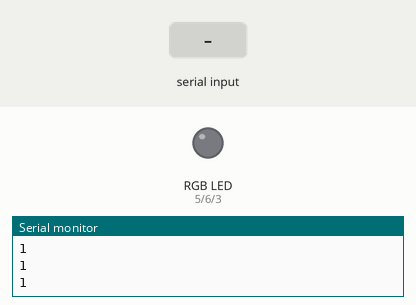
This sketch was run on a simulated Arduino Uno, built with avr-gcc and run on an emulated ATmega328P. On the bench: an RGB LED mixed from three pins (HIGH = lit), the last lines printed to the serial monitor. The test bench sets the inputs (shaded band). Dim RGB values are drawn brighter than linear.

Above: at 1.0 s.
1.1 s: "90,45,200\n" received over Serial
At 2.0 s:
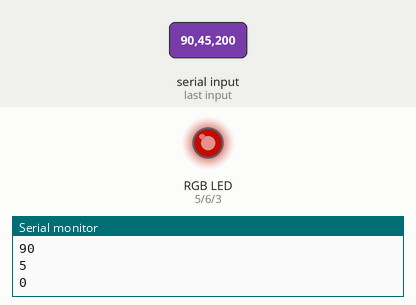
2.7 s: "90,45,200,10\n" received over Serial
At 3.2 s:
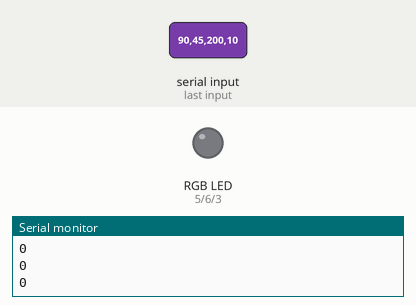
4.2 s: "1,90,45\n" received over Serial
At 5.4 s:
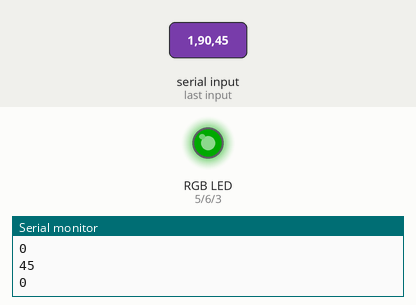
5.7 s: "90,45\n" received over Serial
At 6.7 s:
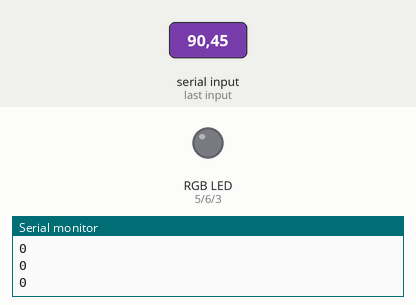
Timing chart, 0 to 8.2 s (numbered marks = the images above; inputs shaded):
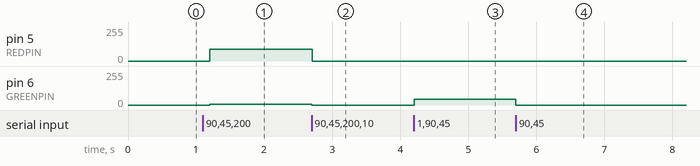

The sketch:

ArduinoColorPerformance.ino
```cpp
#define REDPIN 5
#define GREENPIN 6
#define BLUEPIN 3
String inputString = "";         // a String to hold incoming data

void setup() {
    pinMode(REDPIN, OUTPUT);
  pinMode(GREENPIN, OUTPUT);
  pinMode(BLUEPIN, OUTPUT);
  // put your setup code here, to run once:
  // Note line fees and carraige return count toward the length of your input size

#define INPUT_SIZE 20
  // start serial port at 9600 bps:
  // start serial port at 9600 bps:
  Serial.begin(115200);
  while (!Serial) {
    ; // wait for serial port to connect. Needed for native USB port only
  }
  inputString.reserve(200);


  establishContact();
}

void loop() {
   /* int red, green, blue;

    if (Serial.available() > 0) {

  // put your main code here, to run repeatedly:
// Get next command from Serial (add 1 for final 0)
    char input[INPUT_SIZE + 1];
    byte size = Serial.readBytes(input, INPUT_SIZE);
    // Add the final 0 to end the C string
    input[size] = 0;
       // Serial.write("input");

    //Serial.write(input);
    // Read each command pair
    char* command = strtok(input, ":");

    red = atoi(command);
    while (command != 0)
    {
        // Split the command in two values
        char* separator = strchr(command, ':');


         if (separator != 0)
        {
            // Actually split the string in 2: replace ':' with 0
            *separator = 0;
             green = atoi(command);

            ++separator;
              blue = atoi(separator);

            // Do something with servoId and position
        }
        // Find the next command in input string
        command = strtok(0, "&");
    }
  // Write data to the desired pin

 writeToRGB(red,  green,  blue);
    }
    */

}
void writeToRGB(int red, int green, int blue){
    Serial.println(red);
    Serial.println(green);
    Serial.println(blue);
    analogWrite(REDPIN, red);
    analogWrite(GREENPIN, green);
    analogWrite(BLUEPIN, blue);
}
void establishContact() {
  while (Serial.available() <= 0) {
    Serial.println('1');   // send a capital 1
    delay(300);
  }
}


/*
  SerialEvent occurs whenever a new data comes in the hardware serial RX. This
  routine is run between each time loop() runs, so using delay inside loop can
  delay response. Multiple bytes of data may be available.
*/
void serialEvent() {
        int red, green, blue;
  while (Serial.available()>0) {
    char inChar = (char)Serial.read();

    if(inChar=='\n'){
      Serial.println("\n BREAK");

      break;
    }
    else{
      //Serial.print("input char");
      //Serial.print(inChar);
      inputString += inChar;

    }

  }

        Serial.println(inputString);
        Serial.println(inputString.substring(0,3));
        Serial.println((inputString.substring(0,3)).toInt());
                Serial.println(inputString);
        Serial.println(inputString.substring(4,7));
        Serial.println((inputString.substring(4,7)).toInt());
                        Serial.println(inputString);
        Serial.println(inputString.substring(8,11));
        Serial.println((inputString.substring(8,11)).toInt());

        writeToRGB((inputString.substring(0,3)).toInt(),  (inputString.substring(4,7)).toInt(),   (inputString.substring(8,11)).toInt());

      inputString = "";
  // put your main code here, to run repeatedly:
// Get next command from Serial (add 1 for final 0)
  //  char input[INPUT_SIZE + 1];
   // byte size = Serial.readBytes(input, INPUT_SIZE);
     //  Serial.println(size);   // send a capital 1
/*
    // Add the final 0 to end the C string
    input[size] = 0;
       // Serial.write("input");

    //Serial.write(input);
    // Read each command pair
    char* command = strtok(input, ":");

    red = atoi(command);
    while (command != 0)
    {
        // Split the command in two values
        char* separator = strchr(command, ':');


         if (separator != 0)
        {
            // Actually split the string in 2: replace ':' with 0
            *separator = 0;
             green = atoi(command);

            ++separator;
              blue = atoi(separator);

            // Do something with servoId and position
        }
        // Find the next command in input string
        command = strtok(0, "&");
    }
  // Write data to the desired pin

 writeToRGB(red,  green,  blue);
  }
  */
}
```

Measured:
- after the input at 1.1 s, pin 5 (REDPIN): 0/255 → 90/255 after 0.10 s; pin 6 (GREENPIN): 0/255 → 5/255 after 0.10 s
- after the input at 2.7 s, pin 5 (REDPIN): 90/255 → 0/255 at once; pin 6 (GREENPIN): 5/255 → 0/255 at once
- after the input at 4.2 s, pin 6 (GREENPIN): 0/255 → 45/255 at once
- after the input at 5.7 s, pin 6 (GREENPIN): 45/255 → 0/255 at once
